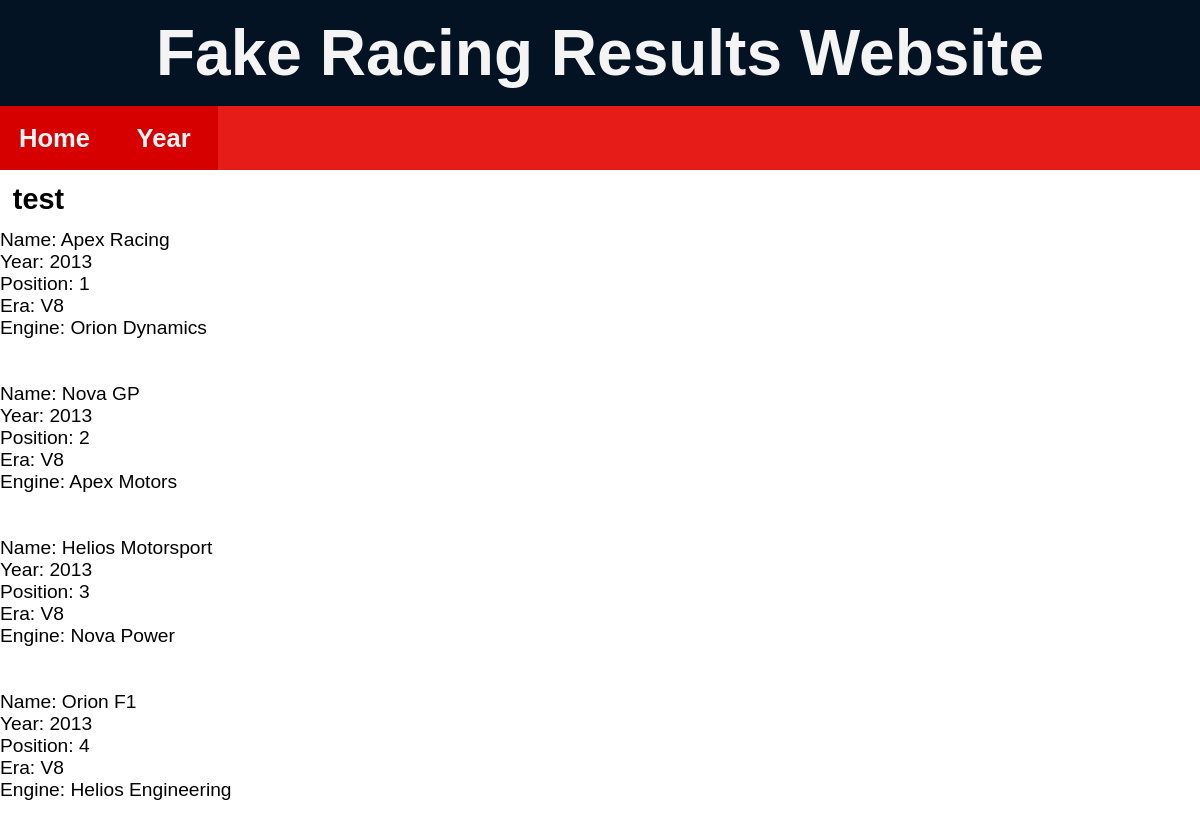
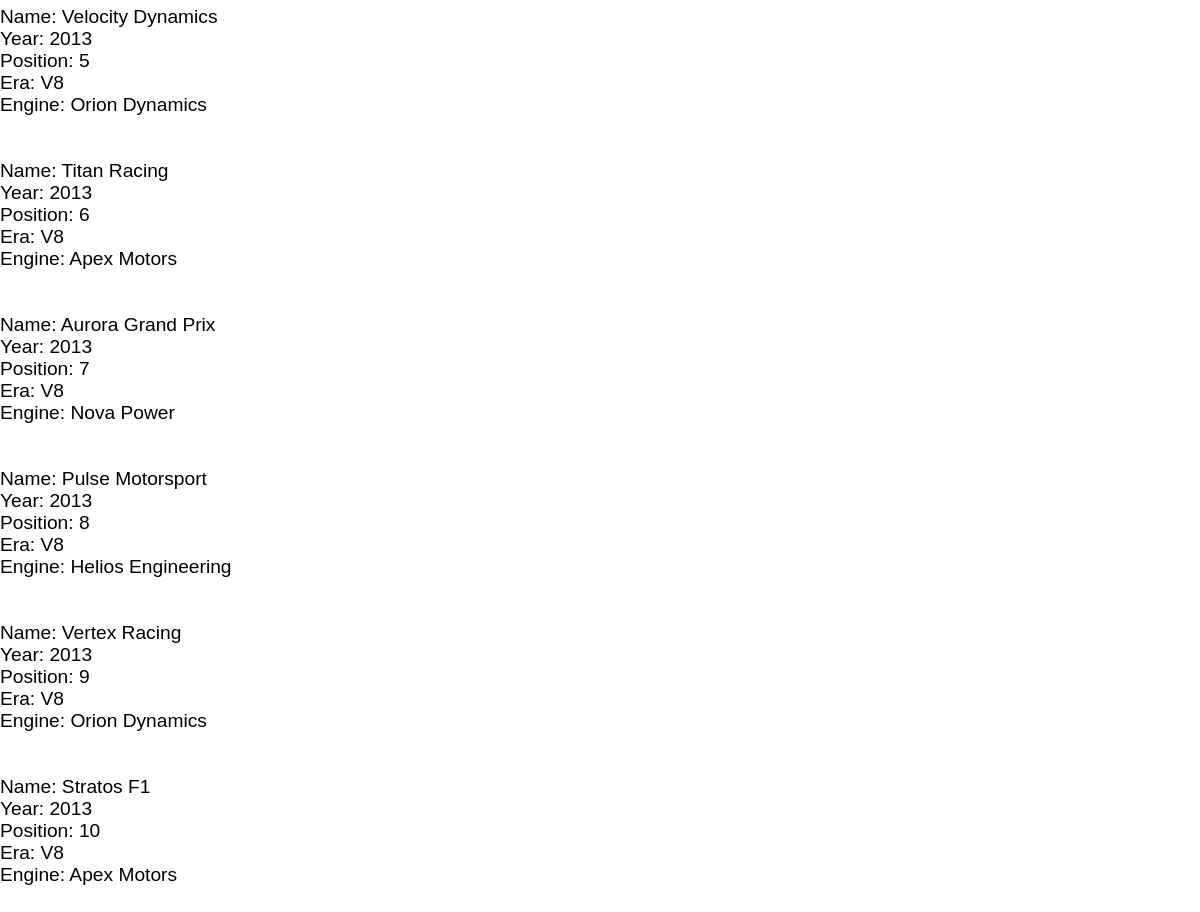
The app's page /years/2013 with its own data (2 pictures, top to bottom).
### basic_app.py (models this page shows)
class Base(DeclarativeBase):
    pass

class Teams(Base):
    __tablename__ = "team_performance"
    id: Mapped[int] = mapped_column(primary_key=True)
    name: Mapped[str] = mapped_column(String)
    engine_id: Mapped[int] = mapped_column(ForeignKey("engine_maker.id"))
    engine: Mapped[Engines] = relationship(back_populates="team_years")
    year: Mapped[int] = mapped_column(Integer)
    pos: Mapped[int] = mapped_column(Integer)
    era: Mapped[str] = mapped_column(String)

class Engines(Base):
    __tablename__ = "engine_maker"
    id: Mapped[int] = mapped_column(primary_key=True)
    name: Mapped[str] = mapped_column(String)
    team_years: Mapped[list["Teams"]] = relationship(back_populates="engine")

### basic_app.py (the view)
@app.route("/years/<int:year_results>")
def years(year_results):
    statement = select(Teams).where(Teams.year == year_results)
    statement = statement.order_by(Teams.pos)
    results = db.session.execute(statement).scalars()
    return render_template("year.html", data=results)

### templates/year.html
{%extends "layout.html"%}
{%block content%}
{%for item in data%}
Name: {{item.name}} <br>
Year: {{item.year}} <br>
Position: {{item.pos}} <br>
Era: {{item.era}} <br>
Engine: {{item.engine.name}} <br>
<br><br>
{%endfor%}
{%endblock%}

### static/css/style.css (style rules this page uses)
html, body { font-family: "Righteous", sans-serif; padding: 0%; margin: 0%; }
body { font-size: 1.2rem; }

### records on screen
Teams: name "Apex Racing", year "2013", pos "1", era "V8", engine.name "Orion Dynamics"
Teams: name "Nova GP", year "2013", pos "2", era "V8", engine.name "Apex Motors"
Teams: name "Helios Motorsport", year "2013", pos "3", era "V8", engine.name "Nova Power"
Teams: name "Orion F1", year "2013", pos "4", era "V8", engine.name "Helios Engineering"
Teams: name "Velocity Dynamics", year "2013", pos "5", era "V8", engine.name "Orion Dynamics"
Teams: name "Titan Racing", year "2013", pos "6", era "V8", engine.name "Apex Motors"
Teams: name "Aurora Grand Prix", year "2013", pos "7", era "V8", engine.name "Nova Power"
Teams: name "Pulse Motorsport", year "2013", pos "8", era "V8", engine.name "Helios Engineering"
Teams: name "Vertex Racing", year "2013", pos "9", era "V8", engine.name "Orion Dynamics"
Teams: name "Stratos F1", year "2013", pos "10", era "V8", engine.name "Apex Motors"
